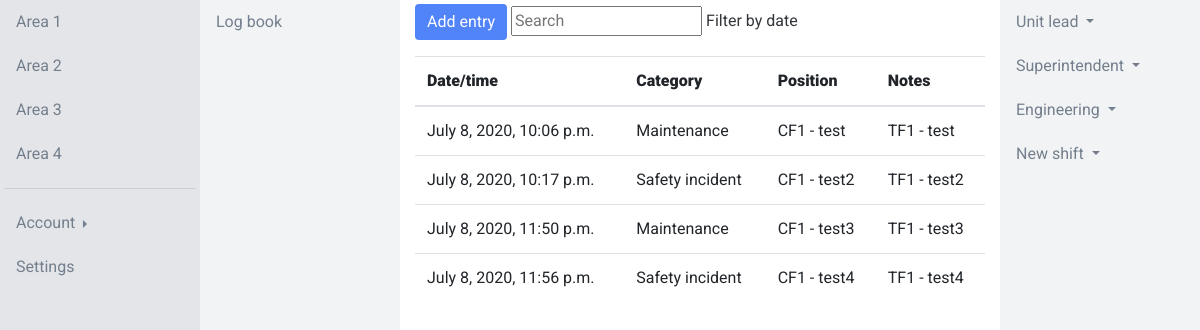
Before: /app/area-1/log-1 (signed in) with the older database file.
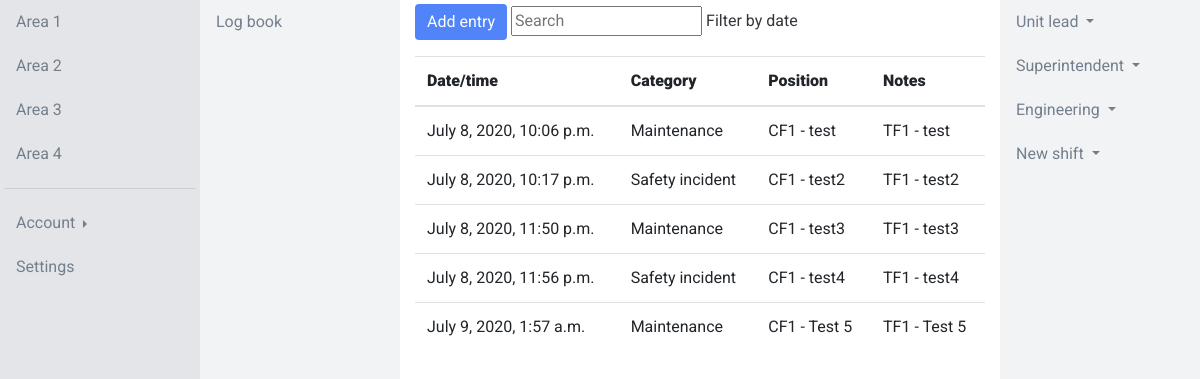
After: the same page with the newer database file.
### app/models.py (models this page shows, shortened)
class Area(models.Model):
    name = models.CharField(max_length=50)
    def __str__(self):
        return self.name

class Log(models.Model):
    area = models.ForeignKey(Area, on_delete=models.CASCADE)
    name = models.CharField(max_length=50)
    fields = models.ManyToManyField(Field)
    def __str__(self):
        return self.name

class Field(models.Model):
    name = models.CharField(max_length=50)
    FIELD_BANK = (
        ('CF1', 'Short text field 1'),
        ('CF2', 'Short text field 2'),
        ('TF1', 'Long text field 1'),
        ('TF2', 'Long text field 2'),
        ('IF1', 'Integer field 1'),
        ('IF2', 'Integer field 2'),
        ('FF1', 'Floating point number field 1'),
        ('FF2', 'Floating point number field 2'),
    )
    type = models.CharField(max_length=3, choices=FIELD_BANK, default=None, blank=True, null=True)

class Entry(models.Model):
    log = models.ForeignKey(Log, on_delete=models.CASCADE)
    user = models.ForeignKey(settings.AUTH_USER_MODEL, on_delete=models.CASCADE)
    category = models.ForeignKey(Category, on_delete=models.CASCADE, blank=True, null=True)
    created_at = models.DateTimeField(auto_now_add=True)
    CF1 = models.CharField(max_length=50, blank=True, null=True)
    CF2 = models.CharField(max_length=50, blank=True, null=True)
    TF1 = models.TextField(blank=True, null=True)
    TF2 = models.TextField(blank=True, null=True)
    IF1 = models.IntegerField(blank=True, null=True)
    IF2 = models.IntegerField(blank=True, null=True)
    FF1 = models.FloatField(blank=True, null=True)
    FF2 = models.FloatField(blank=True, null=True)
    class Meta:
        verbose_name_plural = "entries"

class Category(models.Model):
    name = models.CharField(max_length=50)
    def __str__(self):
        return self.name
    class Meta:
        verbose_name_plural = "categories"

### app/views.py (the view, shortened to what this page needs)
# urls.py: path('area-<int:area_pk>/log-<int:log_pk>', views.Log.as_view(), name='log'),
class Log(LoginRequiredMixin, AreasMixin, LogsMixin, CreateView):
    login_url = "login"
    model = models.Entry
    template_name = "app/log.html"
    form_class = forms.CreateEntryForm
    def get_context_data(self, **kwargs):
        context = super().get_context_data(**kwargs)
        area_pk = self.kwargs['area_pk']
        area = models.Area.objects.get(pk=area_pk)
        context['area'] = area
        log_pk = self.kwargs['log_pk']
        log = models.Log.objects.get(pk=log_pk)
        context['log'] = log
        context['entries'] = models.Entry.objects.filter(log=log)
        log_fields_qs = log.fields.all()
        context['fields'] = log_fields_qs
        return context
    def get_form_kwargs(self):
        kwargs = super().get_form_kwargs()
        kwargs.update({
            'user': self.request.user,
            'log_pk': self.kwargs['log_pk'],
        })
        return kwargs

### app/forms.py (shortened to what this page needs)
class CreateEntryForm(forms.ModelForm):
    class Meta:
        model = models.Entry
        fields = '__all__'
    def __init__(self, *args, **kwargs):
        self.user = kwargs.pop('user', None)
        self.log_pk = kwargs.pop('log_pk', None)
        super().__init__(*args, **kwargs)
        self.fields.pop('user')
        self.fields.pop('log')
        log_qs = models.Log.objects.filter(pk=self.log_pk)
        log = log_qs[0]
        log_fields_qs = log.fields.all()
        log_field_codes = [log_field.type for log_field in log_fields_qs]
        FIELD_BANK = models.Field.FIELD_BANK
        field_codes_all = [fc[0] for fc in FIELD_BANK]
        field_codes_to_pop = [fc for fc in field_codes_all if fc not in log_field_codes]
        for field_code_to_pop in field_codes_to_pop:
            self.fields.pop(field_code_to_pop)

### app/views.py (called while the page is built)
    def get_context_data(self, **kwargs):
        context = super(AreasMixin, self).get_context_data(**kwargs)
        areas = models.Area.objects.all()
        context['areas'] = areas
        return context

### app/templates/app/log.html (shortened to what this page needs)
{% extends 'app/base.html' %}
{% load static %}
{% block content %}
<div class="container-fluid h-100">
  <div class="row h-100">
    <div class="col-2 col-area p-1">
      {% for area in areas %}
        <a href="{% url 'app:area' area.pk %}" class="btn btn-link btn-block sidebarnav" role="button">{{ area }}</a>
      {% endfor %}
      <hr>
      <div class="btn-group dropright btn-block">
        <button type="button" class="btn btn-link dropdown-toggle sidebarnav" data-toggle="dropdown" aria-haspopup="true" aria-expanded="false">
          Account
        </button>
      </div>
      <a href="#" class="btn btn-link btn-block sidebarnav" role="button">Settings</a>
    </div>
    <div class="col-2 col-log p-1">
      {% for log in logs %}
        <a href="{% url 'app:log' log.area.pk log.pk %}" class="btn btn-link btn-block sidebarnav" role="button">{{ log }}</a>
      {% endfor %}
    </div>
    <div class="col-6 col-entry">
      <div class="tools mt-1 mb-3">
        <button type="button" class="btn btn-primary" data-toggle="modal" data-target="#exampleModal">Add entry</button>
        <input type="text" id="myInput" onkeyup="myFunction()"  placeholder="Search">
        Filter by date
      </div>
      <table class="table" id="myTable">
        <thead>
          <tr>
            <th scope="col"><b>Date/time</b></th>
            <th scope="col"><b>Category</b></th>
            {% for field in fields %}
              <th scope="col"><b>{{ field.name }}</b></th>
            {% endfor %}
          </tr>
        </thead>
        <tbody>
          {% for entry in entries %}
            <tr id="table_rows">
                <td>{{ entry.created_at }}</td>
                <td>{{ entry.category }}</td>
                {% for field in fields %}
                  <td>{{ field.type }} - {{ entry.TF1 }}</td>
                {% endfor %}
            </tr>
          {% endfor %}
        </tbody>
      </table>
    </div>
    <div class="col-2 col-acknowledge p-1">
      <div class="btn-group dropdown btn-block">
        <button type="button" class="btn btn-link dropdown-toggle sidebarnav" data-toggle="dropdown" aria-haspopup="true" aria-expanded="false">
          Unit lead
        </button>
      </div>
      <div class="btn-group dropdown btn-block">
        <button type="button" class="btn btn-link dropdown-toggle sidebarnav" data-toggle="dropdown" aria-haspopup="true" aria-expanded="false">
          Superintendent
        </button>
      </div>
      <div class="btn-group dropdown btn-block">
        <button type="button" class="btn btn-link dropdown-toggle sidebarnav" data-toggle="dropdown" aria-haspopup="true" aria-expanded="false">
          Engineering
        </button>
      </div>
      <div class="btn-group dropdown btn-block">
        <button type="button" class="btn btn-link dropdown-toggle sidebarnav" data-toggle="dropdown" aria-haspopup="true" aria-expanded="false">
          New shift
        </button>
      </div>
    </div>
  </div>
</div>
{% endblock %}

Changed rows visible on the page:
added Entry: created_at "July 9, 2020, 1:57 a.m.", category "Maintenance", TF1 "Test 5", Field (type "CF1"), Field (type "TF1")
